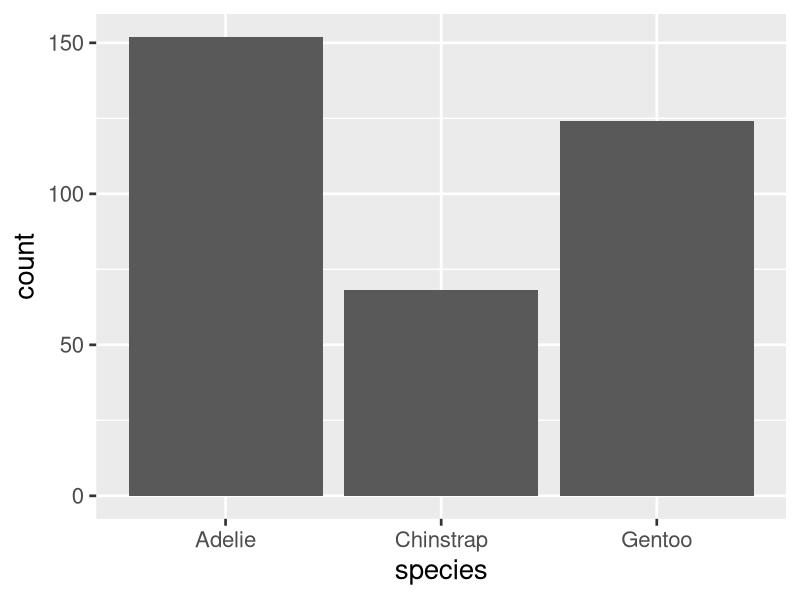
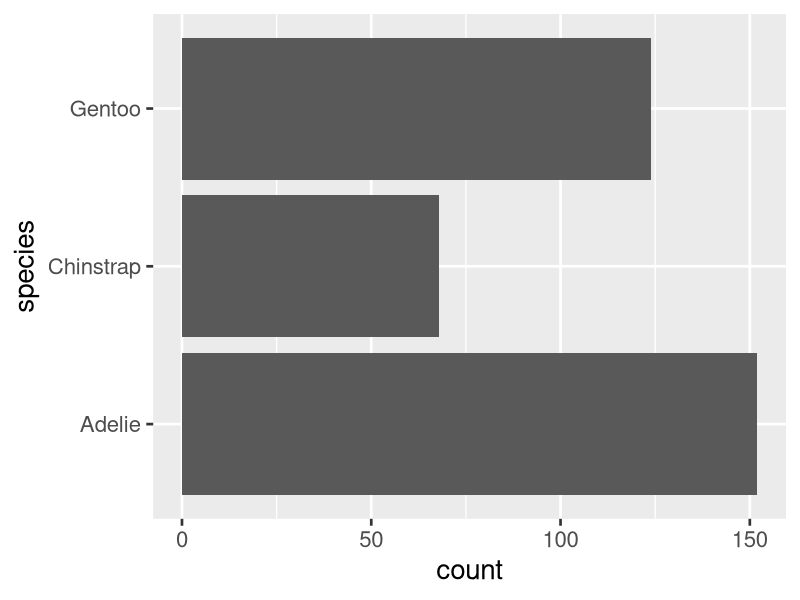
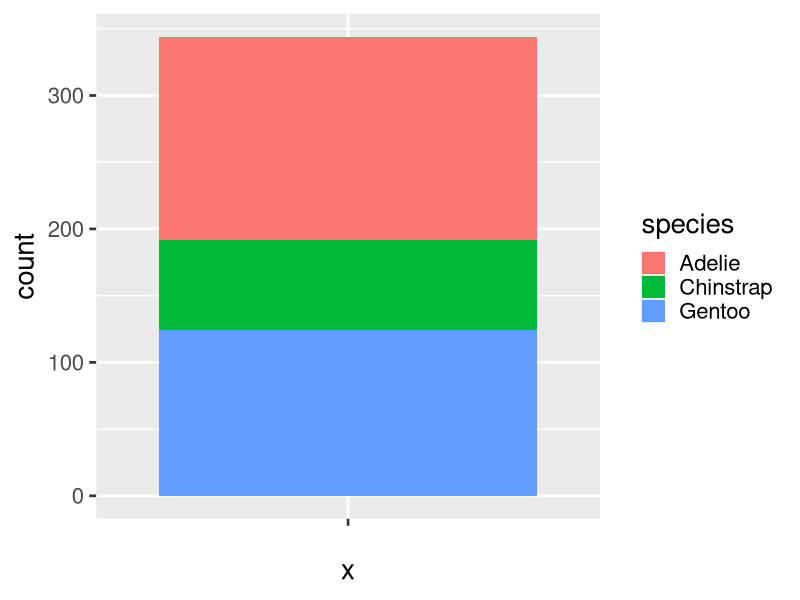
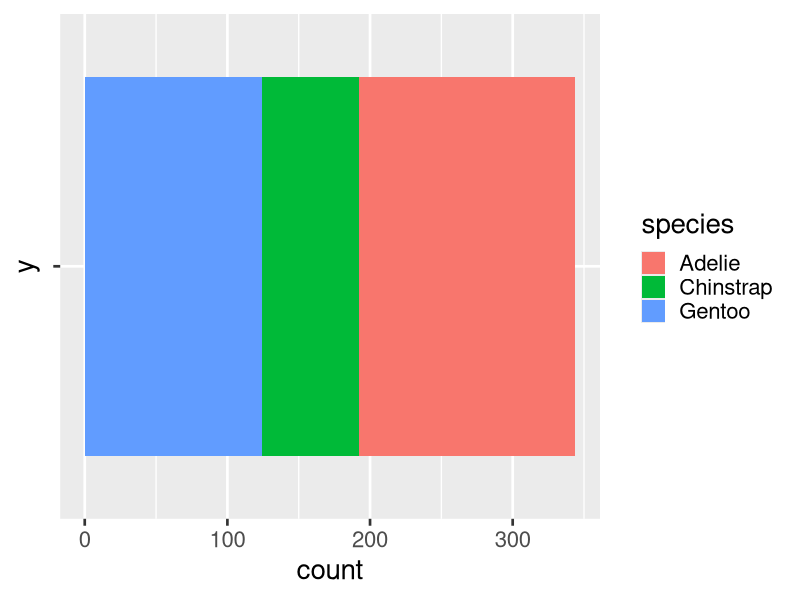
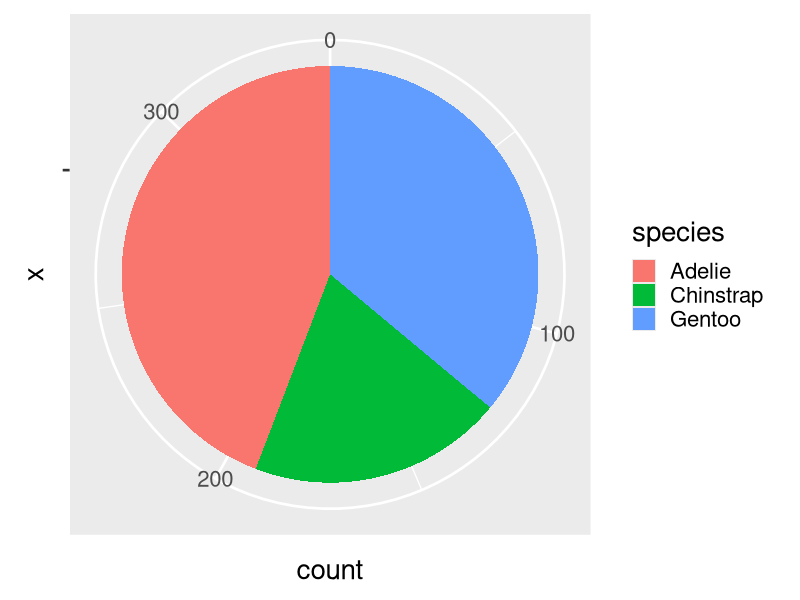
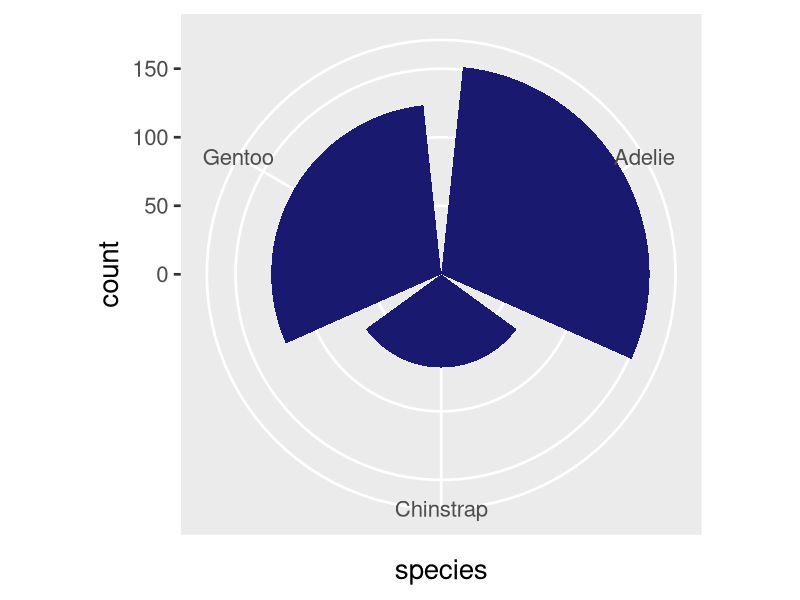

Reproduce these figures in R, in order.
## ---- chunk 1
#| include: false
knitr::opts_chunk$set(
  echo = TRUE,
  message = FALSE,
  warning = FALSE,
  fig.align = "center"
)
ggplot2::theme_set(ggplot2::theme_gray(base_size = 20))
## ---- chunk 2
head(penguins)
## ---- chunk 3
library(tidyverse)
## ---- chunk 4
#| echo: false
penguins <- as_tibble(penguins)
## ---- chunk 5
penguins |> 
  select(species, island, body_mass)
## ---- chunk 6
penguins |> 
  filter(species == "Adelie" & sex == "female")
## ---- chunk 7
penguins |> 
  arrange(desc(body_mass)) # desc() for descending order
## ---- chunk 8
penguins |> 
  arrange(bill_len, desc(flipper_len))
## ---- chunk 9
penguins |> 
  mutate(bill_ratio = bill_len / bill_dep,
         is_large = ifelse(body_mass > 4500, 1, 0))
## ---- chunk 10
penguins |> 
  summarize(median_bill_len = median(bill_len, na.rm = TRUE))
## ---- chunk 11
#| echo: true
penguins |> 
  filter(species == "Adelie", !is.na(sex)) |> 
  group_by(sex, island) |> 
  summarize(count = n())
## ---- chunk 12
class(penguins$species)
levels(penguins$species)
## ---- chunk 13
table(penguins$species)
## ---- chunk 14
prop.table(table(penguins$species))
## ---- chunk 15
#| echo: false
knitr::include_graphics("https://clauswilke.com/dataviz/directory_of_visualizations_files/figure-html/proportions-1.png")
## ---- chunk 16
library(tidyverse)
## ---- chunk 17
#| echo: false
#| fig-height: 10
penguins |> 
  ggplot(aes(x = species)) +
  geom_bar()
## ---- chunk 18
#| echo: false
#| fig.height: 8
penguins |> 
  ggplot(aes(x = species)) +
  geom_bar() +
  coord_flip()
## ---- chunk 19
#| fig-height: 7
penguins |> 
  ggplot(aes(fill = species, x = "")) +
  geom_bar()
## ---- chunk 20
#| fig-height: 3
penguins |> 
  ggplot(aes(fill = species, y = "")) +
  geom_bar()
## ---- chunk 21
#| fig-height: 9
penguins |> 
  ggplot(aes(fill = species, x = "")) +
  geom_bar() +
  coord_polar(theta = "y")
## ---- chunk 22
#| fig-height: 9
penguins |> 
  ggplot(aes(x = species)) +
  geom_bar(fill = "midnightblue") +
  coord_polar()
